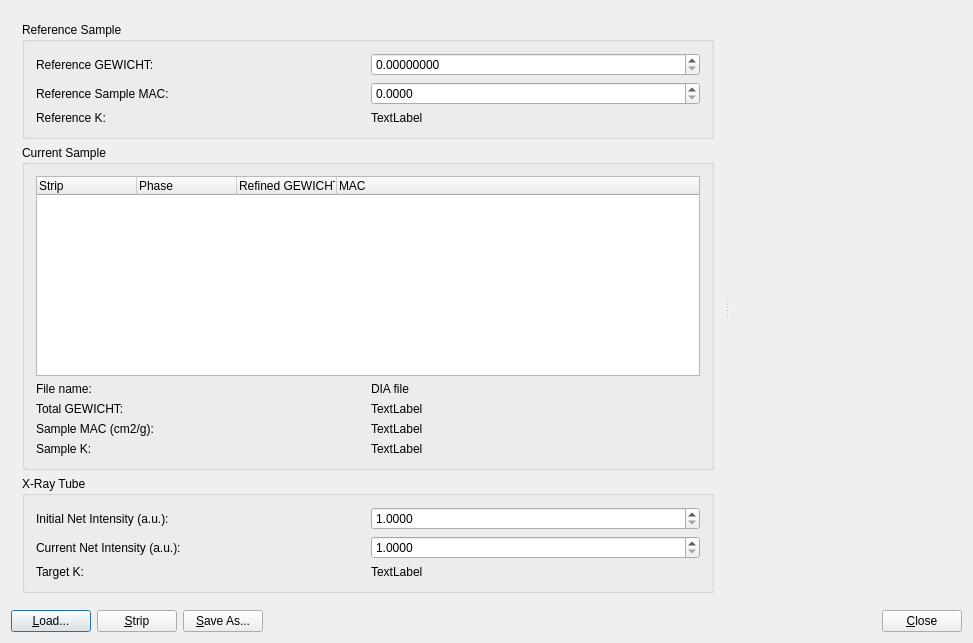
<?xml version="1.0" encoding="UTF-8"?>
<ui version="4.0">
 <class>PurifyScans</class>
 <widget class="QDialog" name="PurifyScans">
  <property name="geometry">
   <rect>
    <x>0</x>
    <y>0</y>
    <width>973</width>
    <height>643</height>
   </rect>
  </property>
  <property name="windowTitle">
   <string>Strip Impurities</string>
  </property>
  <layout class="QVBoxLayout" name="verticalLayout_3">
   <item>
    <widget class="QSplitter" name="splitter">
     <property name="orientation">
      <enum>Qt::Horizontal</enum>
     </property>
     <widget class="QWidget" name="layoutWidget">
      <layout class="QVBoxLayout" name="verticalLayout">
       <item>
        <widget class="QGroupBox" name="groupBox">
         <property name="toolTip">
          <string>&lt;html&gt;&lt;head/&gt;&lt;body&gt;&lt;p&gt;Values determined for a fully crystalline sample (e.g. SRM 1976b), measured under exactly the same conditions as the current sample.&lt;/p&gt;&lt;/body&gt;&lt;/html&gt;</string>
         </property>
         <property name="title">
          <string>Reference Sample</string>
         </property>
         <layout class="QGridLayout" name="gridLayout">
          <item row="0" column="0">
           <widget class="QLabel" name="labelReferenceGewichtLabel">
            <property name="text">
             <string>Reference GEWICHT:</string>
            </property>
           </widget>
          </item>
          <item row="0" column="1">
           <widget class="QDoubleSpinBox" name="doubleSpinBoxRefGewicht">
            <property name="decimals">
             <number>8</number>
            </property>
            <property name="singleStep">
             <double>0.010000000000000</double>
            </property>
           </widget>
          </item>
          <item row="1" column="0">
           <widget class="QLabel" name="labelReferenceSampleMacLabel">
            <property name="text">
             <string>Reference Sample MAC:</string>
            </property>
           </widget>
          </item>
          <item row="1" column="1">
           <widget class="QDoubleSpinBox" name="doubleSpinBoxRefMac">
            <property name="decimals">
             <number>4</number>
            </property>
            <property name="maximum">
             <double>99999.990000000005239</double>
            </property>
           </widget>
          </item>
          <item row="2" column="0">
           <widget class="QLabel" name="labelReferenceGewichtMacLabel">
            <property name="text">
             <string>Reference K:</string>
            </property>
           </widget>
          </item>
          <item row="2" column="1">
           <widget class="QLabel" name="labelReferenceGewichtMac">
            <property name="text">
             <string>TextLabel</string>
            </property>
           </widget>
          </item>
         </layout>
        </widget>
       </item>
       <item>
        <widget class="QGroupBox" name="groupBox_2">
         <property name="sizePolicy">
          <sizepolicy hsizetype="Preferred" vsizetype="Expanding">
           <horstretch>0</horstretch>
           <verstretch>0</verstretch>
          </sizepolicy>
         </property>
         <property name="title">
          <string>Current Sample</string>
         </property>
         <layout class="QVBoxLayout" name="verticalLayout_2">
          <item>
           <widget class="QTreeWidget" name="treeWidgetPhases">
            <property name="sizePolicy">
             <sizepolicy hsizetype="Preferred" vsizetype="Expanding">
              <horstretch>0</horstretch>
              <verstretch>0</verstretch>
             </sizepolicy>
            </property>
            <column>
             <property name="text">
              <string>Strip</string>
             </property>
            </column>
            <column>
             <property name="text">
              <string>Phase</string>
             </property>
            </column>
            <column>
             <property name="text">
              <string>Refined GEWICHT</string>
             </property>
            </column>
            <column>
             <property name="text">
              <string>MAC</string>
             </property>
            </column>
           </widget>
          </item>
          <item>
           <layout class="QGridLayout" name="gridLayout_3">
            <item row="0" column="0">
             <widget class="QLabel" name="labelDiaFileNameLabel">
              <property name="sizePolicy">
               <sizepolicy hsizetype="Expanding" vsizetype="Preferred">
                <horstretch>0</horstretch>
                <verstretch>0</verstretch>
               </sizepolicy>
              </property>
              <property name="text">
               <string>File name:</string>
              </property>
             </widget>
            </item>
            <item row="0" column="1">
             <widget class="QLabel" name="labelDiaFileName">
              <property name="sizePolicy">
               <sizepolicy hsizetype="Expanding" vsizetype="Preferred">
                <horstretch>0</horstretch>
                <verstretch>0</verstretch>
               </sizepolicy>
              </property>
              <property name="text">
               <string>DIA file</string>
              </property>
             </widget>
            </item>
            <item row="1" column="0">
             <widget class="QLabel" name="labelSampleGewichtLabel">
              <property name="sizePolicy">
               <sizepolicy hsizetype="Expanding" vsizetype="Preferred">
                <horstretch>0</horstretch>
                <verstretch>0</verstretch>
               </sizepolicy>
              </property>
              <property name="text">
               <string>Total GEWICHT:</string>
              </property>
             </widget>
            </item>
            <item row="1" column="1">
             <widget class="QLabel" name="labelSampleGewicht">
              <property name="sizePolicy">
               <sizepolicy hsizetype="Expanding" vsizetype="Preferred">
                <horstretch>0</horstretch>
                <verstretch>0</verstretch>
               </sizepolicy>
              </property>
              <property name="text">
               <string>TextLabel</string>
              </property>
             </widget>
            </item>
            <item row="2" column="0">
             <widget class="QLabel" name="labelSampleMacLabel">
              <property name="sizePolicy">
               <sizepolicy hsizetype="Expanding" vsizetype="Preferred">
                <horstretch>0</horstretch>
                <verstretch>0</verstretch>
               </sizepolicy>
              </property>
              <property name="text">
               <string>Sample MAC (cm2/g):</string>
              </property>
             </widget>
            </item>
            <item row="2" column="1">
             <widget class="QLabel" name="labelSampleMac">
              <property name="sizePolicy">
               <sizepolicy hsizetype="Expanding" vsizetype="Preferred">
                <horstretch>0</horstretch>
                <verstretch>0</verstretch>
               </sizepolicy>
              </property>
              <property name="text">
               <string>TextLabel</string>
              </property>
             </widget>
            </item>
            <item row="3" column="0">
             <widget class="QLabel" name="labelSampleGewichtMacLabel">
              <property name="sizePolicy">
               <sizepolicy hsizetype="Expanding" vsizetype="Preferred">
                <horstretch>0</horstretch>
                <verstretch>0</verstretch>
               </sizepolicy>
              </property>
              <property name="text">
               <string>Sample K:</string>
              </property>
             </widget>
            </item>
            <item row="3" column="1">
             <widget class="QLabel" name="labelSampleGewichtMac">
              <property name="sizePolicy">
               <sizepolicy hsizetype="Expanding" vsizetype="Preferred">
                <horstretch>0</horstretch>
                <verstretch>0</verstretch>
               </sizepolicy>
              </property>
              <property name="text">
               <string>TextLabel</string>
              </property>
             </widget>
            </item>
           </layout>
          </item>
         </layout>
        </widget>
       </item>
       <item>
        <widget class="QGroupBox" name="groupBox_3">
         <property name="title">
          <string>X-Ray Tube</string>
         </property>
         <layout class="QGridLayout" name="gridLayout_2">
          <item row="0" column="0">
           <widget class="QLabel" name="label_4">
            <property name="text">
             <string>Initial Net Intensity (a.u.):</string>
            </property>
           </widget>
          </item>
          <item row="0" column="1">
           <widget class="QDoubleSpinBox" name="doubleSpinBoxTubeInitial">
            <property name="decimals">
             <number>4</number>
            </property>
            <property name="minimum">
             <double>1.000000000000000</double>
            </property>
            <property name="maximum">
             <double>999.990000000000009</double>
            </property>
           </widget>
          </item>
          <item row="1" column="0">
           <widget class="QLabel" name="label_5">
            <property name="text">
             <string>Current Net Intensity (a.u.):</string>
            </property>
           </widget>
          </item>
          <item row="1" column="1">
           <widget class="QDoubleSpinBox" name="doubleSpinBoxTubeCurrent">
            <property name="decimals">
             <number>4</number>
            </property>
            <property name="minimum">
             <double>1.000000000000000</double>
            </property>
            <property name="maximum">
             <double>999.990000000000009</double>
            </property>
           </widget>
          </item>
          <item row="2" column="0">
           <widget class="QLabel" name="label">
            <property name="text">
             <string>Target K:</string>
            </property>
           </widget>
          </item>
          <item row="2" column="1">
           <widget class="QLabel" name="labelTargetK">
            <property name="text">
             <string>TextLabel</string>
            </property>
           </widget>
          </item>
         </layout>
        </widget>
       </item>
      </layout>
     </widget>
     <widget class="QWidget" name="plotWidgetContainer" native="true"/>
    </widget>
   </item>
   <item>
    <layout class="QHBoxLayout" name="horizontalLayout_2">
     <item>
      <widget class="QPushButton" name="pushButtonLoad">
       <property name="text">
        <string>&amp;Load...</string>
       </property>
      </widget>
     </item>
     <item>
      <widget class="QPushButton" name="pushButtonPurge">
       <property name="text">
        <string>&amp;Strip</string>
       </property>
      </widget>
     </item>
     <item>
      <widget class="QPushButton" name="pushButtonSaveAs">
       <property name="text">
        <string>&amp;Save As...</string>
       </property>
      </widget>
     </item>
     <item>
      <spacer name="horizontalSpacer">
       <property name="orientation">
        <enum>Qt::Horizontal</enum>
       </property>
       <property name="sizeHint" stdset="0">
        <size>
         <width>40</width>
         <height>20</height>
        </size>
       </property>
      </spacer>
     </item>
     <item>
      <widget class="QPushButton" name="pushButton">
       <property name="text">
        <string>&amp;Close</string>
       </property>
      </widget>
     </item>
    </layout>
   </item>
  </layout>
 </widget>
 <layoutdefault spacing="6" margin="11"/>
 <resources/>
 <connections>
  <connection>
   <sender>pushButtonSaveAs</sender>
   <signal>clicked()</signal>
   <receiver>PurifyScans</receiver>
   <slot>saveAs()</slot>
   <hints>
    <hint type="sourcelabel">
     <x>261</x>
     <y>608</y>
    </hint>
    <hint type="destinationlabel">
     <x>7</x>
     <y>411</y>
    </hint>
   </hints>
  </connection>
  <connection>
   <sender>pushButtonLoad</sender>
   <signal>clicked()</signal>
   <receiver>PurifyScans</receiver>
   <slot>load()</slot>
   <hints>
    <hint type="sourcelabel">
     <x>79</x>
     <y>608</y>
    </hint>
    <hint type="destinationlabel">
     <x>0</x>
     <y>457</y>
    </hint>
   </hints>
  </connection>
  <connection>
   <sender>doubleSpinBoxRefGewicht</sender>
   <signal>valueChanged(double)</signal>
   <receiver>PurifyScans</receiver>
   <slot>referenceValuesChanged()</slot>
   <hints>
    <hint type="sourcelabel">
     <x>477</x>
     <y>50</y>
    </hint>
    <hint type="destinationlabel">
     <x>464</x>
     <y>1</y>
    </hint>
   </hints>
  </connection>
  <connection>
   <sender>doubleSpinBoxRefMac</sender>
   <signal>valueChanged(double)</signal>
   <receiver>PurifyScans</receiver>
   <slot>referenceValuesChanged()</slot>
   <hints>
    <hint type="sourcelabel">
     <x>406</x>
     <y>85</y>
    </hint>
    <hint type="destinationlabel">
     <x>257</x>
     <y>-3</y>
    </hint>
   </hints>
  </connection>
  <connection>
   <sender>pushButtonPurge</sender>
   <signal>clicked()</signal>
   <receiver>PurifyScans</receiver>
   <slot>purge()</slot>
   <hints>
    <hint type="sourcelabel">
     <x>175</x>
     <y>632</y>
    </hint>
    <hint type="destinationlabel">
     <x>148</x>
     <y>637</y>
    </hint>
   </hints>
  </connection>
  <connection>
   <sender>pushButton</sender>
   <signal>clicked()</signal>
   <receiver>PurifyScans</receiver>
   <slot>close()</slot>
   <hints>
    <hint type="sourcelabel">
     <x>905</x>
     <y>618</y>
    </hint>
    <hint type="destinationlabel">
     <x>831</x>
     <y>601</y>
    </hint>
   </hints>
  </connection>
  <connection>
   <sender>treeWidgetPhases</sender>
   <signal>itemChanged(QTreeWidgetItem*,int)</signal>
   <receiver>PurifyScans</receiver>
   <slot>itemChanged(QTreeWidgetItem*,int)</slot>
   <hints>
    <hint type="sourcelabel">
     <x>342</x>
     <y>301</y>
    </hint>
    <hint type="destinationlabel">
     <x>971</x>
     <y>214</y>
    </hint>
   </hints>
  </connection>
 </connections>
 <slots>
  <slot>load()</slot>
  <slot>itemChanged(QTreeWidgetItem*,int)</slot>
  <slot>referenceValuesChanged()</slot>
  <slot>purge()</slot>
  <slot>saveAs()</slot>
 </slots>
</ui>
